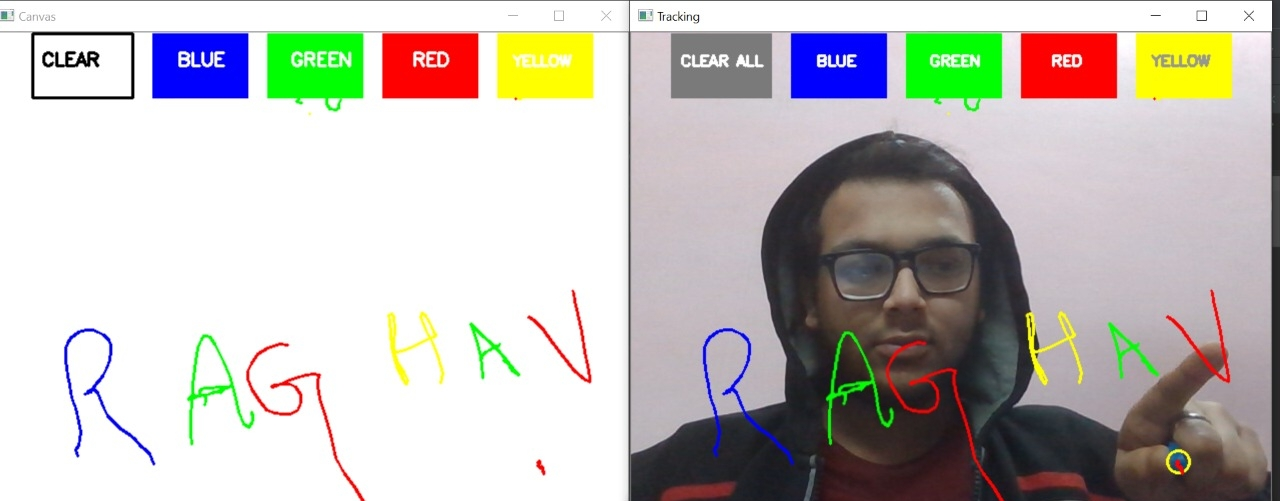
#> input picture Resources/20201217_082624_515.jpg, 1280 x 501 px, given in place of the camera
$ python 'Virtual_Paint(new).py'
#> lines starting #> are read from the running program, lines starting #| are printed output that depends on the picture; after the words box and inside, x2 and y2 are one past the last pixel; in counts of white or black regions, pixels touching at a corner belong together
import numpy as np
import cv2
from collections import deque

# default trackbar function
def setValues(x):
   print("")

# now these are the trackbars used for color tracking and by this we track color in hsv space
cv2.namedWindow("Color detectors")
cv2.createTrackbar("Hue Max", "Color detectors", 179, 180,setValues)
cv2.createTrackbar("Saturation Max", "Color detectors", 255, 255,setValues)
cv2.createTrackbar("Value Max", "Color detectors", 255, 255,setValues)
cv2.createTrackbar("Hue Min", "Color detectors", 81, 180,setValues)
cv2.createTrackbar("Saturation Min", "Color detectors", 88, 255,setValues)
cv2.createTrackbar("Value Min", "Color detectors",99, 255,setValues)

# creating different dequeue to store that color
bluepoints = [deque(maxlen=1024)]
greenpoints = [deque(maxlen=1024)]
redpoints = [deque(maxlen=1024)]
yellowpoints = [deque(maxlen=1024)]

# Each index will be used to mark the points in particular arrays of Different color
blue_index = 0
green_index = 0
red_index = 0
yellow_index = 0

# The kernel to be used for dilation purpose
# Dilation is done here so that impurities are minimum and we get a clear image of our marker
kernel = np.ones((5,5),np.uint8)

# The format is BGR not RGB in opencv
# blue , green , red , yellow
colors = [(255, 0, 0), (0, 255, 0), (0, 0, 255), (0, 255, 255)]
colorIndex = 0
# color index is used to tell us which dequeue we have to put which color

# Here is code for white Canvas
paintWindow = np.zeros((471,636,3)) + 255 # added 255 because we want a white sheet
paintWindow = cv2.rectangle(paintWindow, (40,1), (140,65), (0,0,0), 2)
paintWindow = cv2.rectangle(paintWindow, (160,1), (255,65), colors[0], -1)
paintWindow = cv2.rectangle(paintWindow, (275,1), (370,65), colors[1], -1)
paintWindow = cv2.rectangle(paintWindow, (390,1), (485,65), colors[2], -1)
paintWindow = cv2.rectangle(paintWindow, (505,1), (600,65), colors[3], -1)

cv2.putText(paintWindow, "CLEAR", (49, 33), cv2.FONT_HERSHEY_SIMPLEX, 0.6, (0, 0, 0), 2, cv2.LINE_4)
cv2.putText(paintWindow, "BLUE", (185, 33), cv2.FONT_HERSHEY_SIMPLEX, 0.6, (255, 255, 255), 2,cv2.LINE_4 )
cv2.putText(paintWindow, "GREEN", (298, 33), cv2.FONT_HERSHEY_SIMPLEX, 0.6, (255, 255, 255), 2, cv2.LINE_4)
cv2.putText(paintWindow, "RED", (420, 33), cv2.FONT_HERSHEY_SIMPLEX, 0.6, (255, 255, 255),2, cv2.LINE_4)
cv2.putText(paintWindow, "YELLOW", (520, 33), cv2.FONT_HERSHEY_SIMPLEX, 0.5, (150,150,150), 2, cv2.LINE_4)
cv2.namedWindow('Canvas', cv2.WINDOW_AUTOSIZE)


# Loading the default webcam.
cap = cv2.VideoCapture(0)

# Always looping because its a video
while True:
    # Reading the frame from the camera
    ret, frame = cap.read()
#> frame is the input picture: shape (501, 1280, 3); mean B, G, R 184.6, 189.1, 192.8
    # Flipping the frame to see same side of yours
    frame = cv2.flip(frame, 1)
    # converting frame to hsv
    hsv = cv2.cvtColor(frame, cv2.COLOR_BGR2HSV)
#> hsv: shape (501, 1280, 3); mean H, S, V 59.5, 36.8, 204.3


    u_hue = cv2.getTrackbarPos("Hue Max", "Color detectors")
    u_saturation = cv2.getTrackbarPos("Saturation Max", "Color detectors")
    u_value = cv2.getTrackbarPos("Value Max", "Color detectors")
    l_hue = cv2.getTrackbarPos("Hue Min", "Color detectors")
    l_saturation = cv2.getTrackbarPos("Saturation Min", "Color detectors")
    l_value = cv2.getTrackbarPos("Value Min", "Color detectors")
    Upper_hsv = np.array([u_hue,u_saturation,u_value])
    Lower_hsv = np.array([l_hue,l_saturation,l_value])

    # Adding the colour buttons to the live frame for colour access
    # now we have already added these buttons in white sheet but we'll add them on every successive frame for live video

    frame = cv2.rectangle(frame, (40,1), (140,65), (122,122,122), -1)
    frame = cv2.rectangle(frame, (160,1), (255,65), colors[0], -1)
    frame = cv2.rectangle(frame, (275,1), (370,65), colors[1], -1)
    frame = cv2.rectangle(frame, (390,1), (485,65), colors[2], -1)
    frame = cv2.rectangle(frame, (505,1), (600,65), colors[3], -1)

    cv2.putText(frame, "CLEAR ALL", (49, 33), cv2.FONT_HERSHEY_SIMPLEX, 0.5, (255, 255, 255), 2, cv2.LINE_4)
    cv2.putText(frame, "BLUE", (185, 33), cv2.FONT_HERSHEY_SIMPLEX, 0.5, (255, 255, 255), 2, cv2.LINE_4)
    cv2.putText(frame, "GREEN", (298, 33), cv2.FONT_HERSHEY_SIMPLEX, 0.5, (255, 255, 255), 2, cv2.LINE_4)
    cv2.putText(frame, "RED", (420, 33), cv2.FONT_HERSHEY_SIMPLEX, 0.5, (255, 255, 255), 2, cv2.LINE_4)
    cv2.putText(frame, "YELLOW", (520, 33), cv2.FONT_HERSHEY_SIMPLEX, 0.5, (150,150,150), 2, cv2.LINE_4)
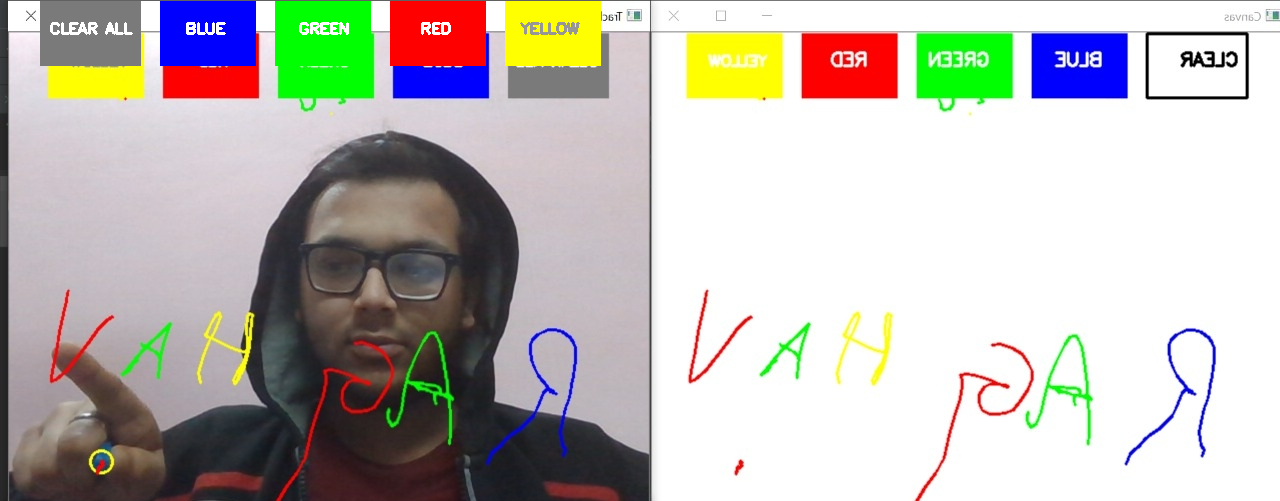
#> frame: shape (501, 1280, 3); mean B, G, R 180.3, 186, 189.8

    # Identifying the pointer by making its mask
    # creating a proper mask using inRange function , errosion and dialation
    # so that we'll have a bead in our mask

    Mask = cv2.inRange(hsv, Lower_hsv, Upper_hsv)
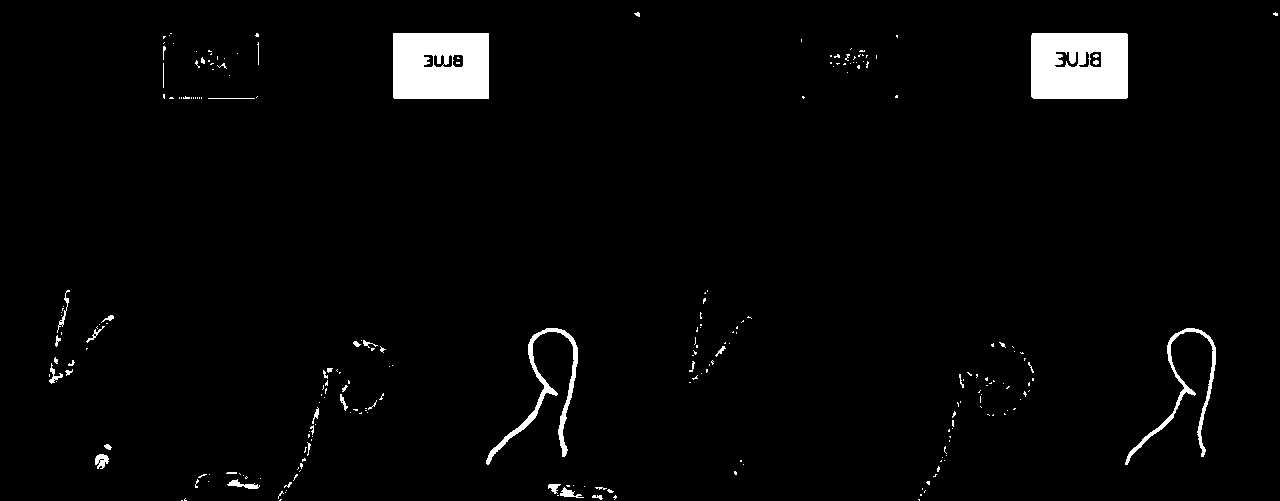
#> Mask: shape (501, 1280); 2.7% white; 240 white regions (201 under 20 px), largest, box (x1, y1, x2, y2) and area: (393, 33, 489, 99) 6036, (1031, 33, 1128, 99) 6018, (486, 328, 578, 465) 1527
    Mask = cv2.erode(Mask, kernel, iterations=1)
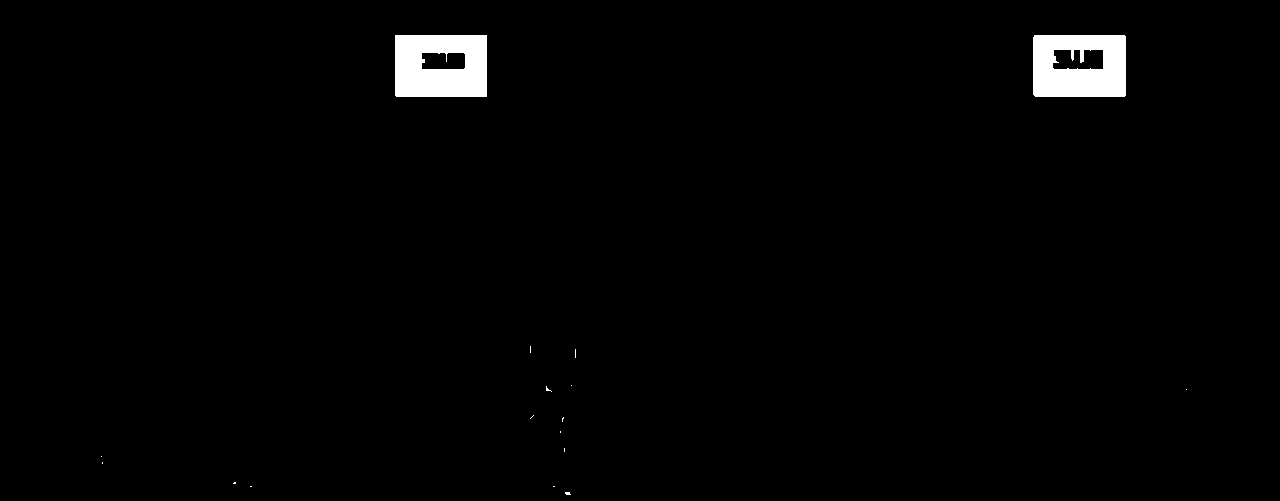
#> Mask: shape (501, 1280); 1.6% white; 17 white regions (15 under 20 px), largest, box (x1, y1, x2, y2) and area: (395, 35, 487, 97) 5042, (1033, 35, 1126, 97) 4926
    Mask = cv2.morphologyEx(Mask, cv2.MORPH_OPEN, kernel)
#> Mask: shape (501, 1280); 1.5% white; 2 white regions, box (x1, y1, x2, y2) and area: (395, 35, 487, 97) 5017, (1033, 35, 1126, 97) 4837
    Mask = cv2.dilate(Mask, kernel, iterations=1)
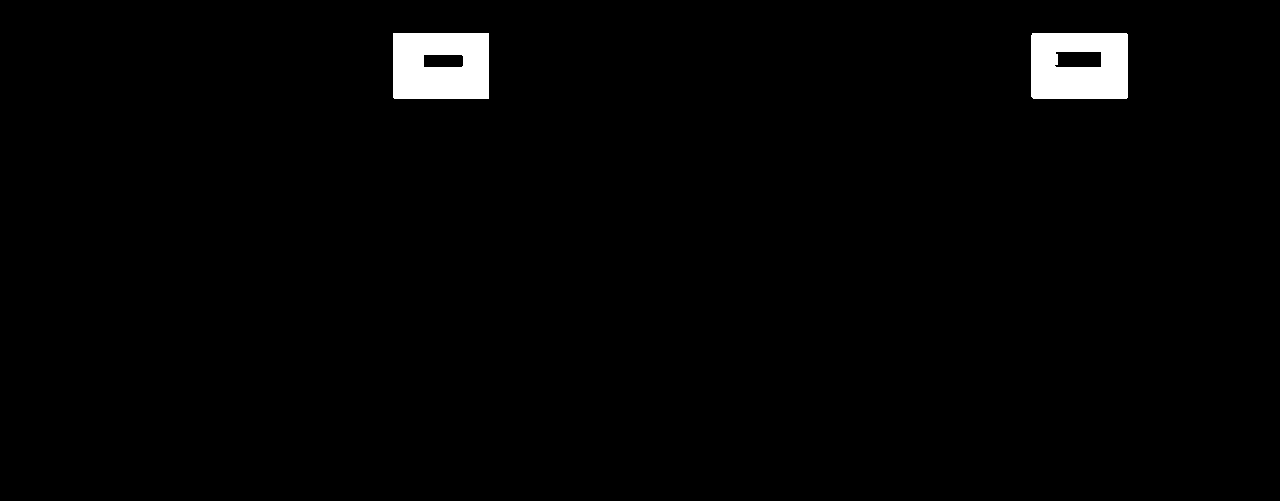
#> Mask: shape (501, 1280); 1.8% white; 2 white regions

    # Find contours for the pointer after identifying it
    cnts,_ = cv2.findContours(Mask.copy(), cv2.RETR_EXTERNAL,
        cv2.CHAIN_APPROX_SIMPLE)
#> cnts = 2 contours; box (x1, y1, x2, y2) and area: (1031, 33, 1128, 99) 6236, (393, 33, 489, 99) 6174
    center = None

    # If the contours are formed
    if len(cnts) > 0:
        # sorting the contours to find biggest
        cnt = sorted(cnts, key = cv2.contourArea, reverse = True)[0]
#> cnt = contour of 9 points, box (x1, y1, x2, y2) (1031, 33, 1128, 99), area 6236
        # Get the radius of the enclosing circle around the found contour
        ((x, y), radius) = cv2.minEnclosingCircle(cnt)
#> x = 1079.3; y = 65.26; radius = 57.27
        # Draw the circle around the contour
        cv2.circle(frame, (int(x), int(y)), int(radius), (0, 255, 255), 2)
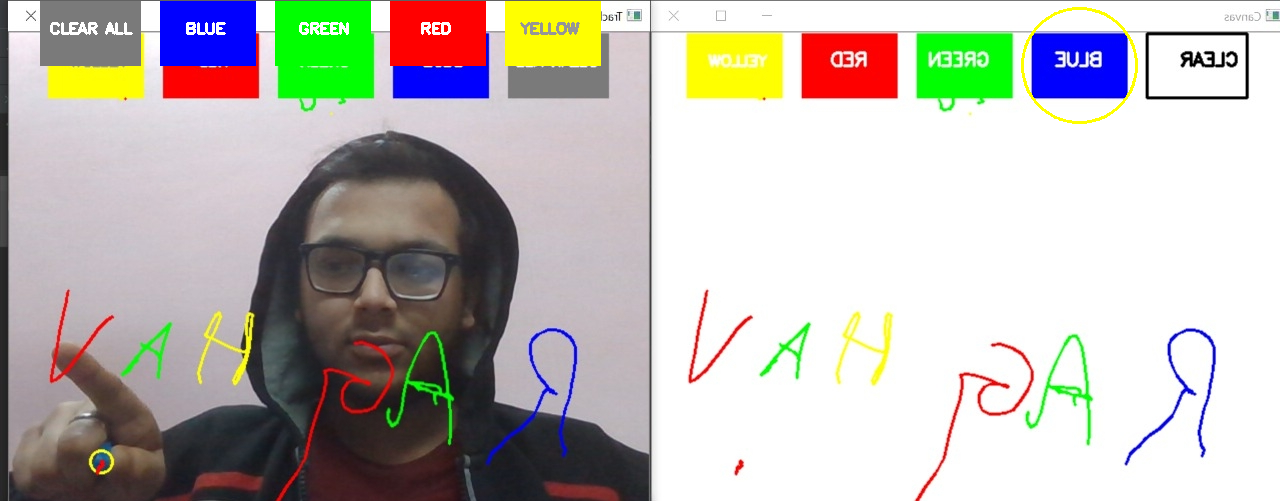
#> frame: shape (501, 1280, 3); 0.16% of pixels changed, all inside (x1, y1, x2, y2) = (1021, 7, 1138, 124)
        # Calculating the center of the detected contour
        M = cv2.moments(cnt)
#> M = moments, m00 6235.5, centre m10/m00, m01/m00 = (1079, 65.5)
        center = (int(M['m10'] / M['m00']), int(M['m01'] / M['m00']))
#> center = (1079, 65)

        # Now checking if the user wants to click on any button above the screen
        if center[1] <= 65:
            if 40 <= center[0] <= 140: # Clear Button
                bluepoints = [deque(maxlen=512)]
                greenpoints = [deque(maxlen=512)]
                redpoints = [deque(maxlen=512)]
                yellowpoints = [deque(maxlen=512)]

                blue_index = 0
                green_index = 0
                red_index = 0
                yellow_index = 0

                paintWindow[67:,:,:] = 255
            elif 160 <= center[0] <= 255:
                    colorIndex = 0 # Blue
            elif 275 <= center[0] <= 370:
                    colorIndex = 1 # Green
            elif 390 <= center[0] <= 485:
                    colorIndex = 2 # Red
            elif 505 <= center[0] <= 600:
                    colorIndex = 3 # Yellow
        else:
            if colorIndex == 0:
                bluepoints[blue_index].appendleft(center)
            elif colorIndex == 1:
                greenpoints[green_index].appendleft(center)
            elif colorIndex == 2:
                redpoints[red_index].appendleft(center)
            elif colorIndex == 3:
                yellowpoints[yellow_index].appendleft(center)

    # Append the next deques when nothing is detected to avois messing up
    else:
        bluepoints.append(deque(maxlen=512))
        blue_index += 1
        greenpoints.append(deque(maxlen=512))
        green_index += 1
        redpoints.append(deque(maxlen=512))
        red_index += 1
        yellowpoints.append(deque(maxlen=512))
        yellow_index += 1

    # Draw lines of all the colors on the canvas and frame
    points = [bluepoints, greenpoints, redpoints, yellowpoints]
    for i in range(len(points)):
        for j in range(len(points[i])):
            for k in range(1, len(points[i][j])):
                if points[i][j][k - 1] is None or points[i][j][k] is None:
                    continue
                cv2.line(frame, points[i][j][k - 1], points[i][j][k], colors[i], 2)
                cv2.line(paintWindow, points[i][j][k - 1], points[i][j][k], colors[i], 2)
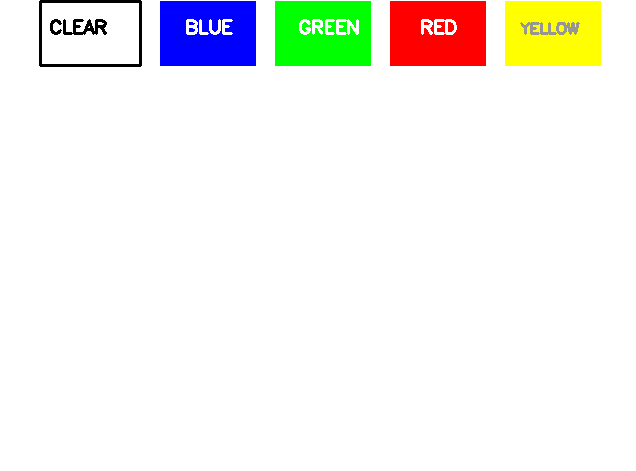
#> paintWindow: shape (471, 636, 3) float64; mean B, G, R 238.8, 243.6, 243.8

    # Show all the windows
    cv2.imshow("Tracking", frame)
    cv2.imshow("Canvas", paintWindow)
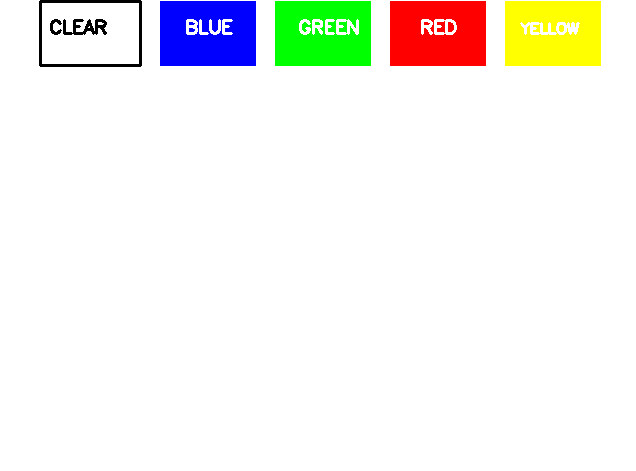
#> window 'Canvas': shape (471, 636, 3); mean B, G, R 239, 243.8, 243.9
    cv2.imshow("mask",Mask)

    # If the 'q' key is pressed then stop the application
    if cv2.waitKey(1) & 0xFF == ord("q"):
#> (key q is pressed here)
        break

# Release the camera and all resources
cap.release()
cv2.destroyAllWindows()
